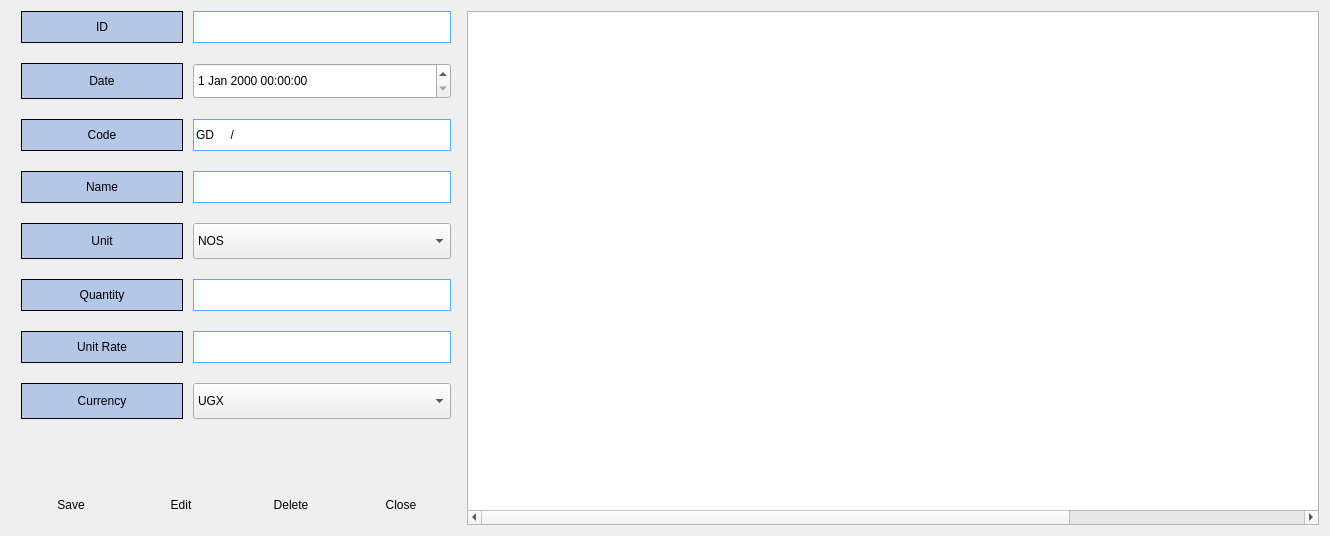
         <widget class="QWidget" name="AccessoriesPage">
          <property name="focusPolicy">
           <enum>Qt::ClickFocus</enum>
          </property>
          <property name="autoFillBackground">
           <bool>false</bool>
          </property>
          <property name="styleSheet">
           <string notr="true">QPushButton

{
	color: rgb(0, 0, 0);
	font: bold 16pt &quot;Calibri&quot;;
	min-width: 100px;
	min-height: 40px;
	border-radius: 4px;
	background-color: qlineargradient(x1: 0, y1: 0, x2: 0, y2: 1,
                                      stop: 0 #f6f7fa, stop: 1 #dadbde);
}

QPushButton::pressed {
   background-color: qlineargradient(spread:pad, x1:0.5, y1:0, x2:0.506, y2:1, stop:0 rgba(180, 199, 231, 255), stop:1 rgba(255, 255, 255, 255));
}
QPushButton::hover {
	background-color: qlineargradient(spread:pad, x1:0.5, y1:0, x2:0.506, y2:1, stop:0 rgba(180, 199, 231, 255), stop:1 rgba(255, 255, 255, 255));

}

QPushButton::focus {
	border: 1px solid rgb(0, 85, 255);


}

QLabel
{
	background-color: rgb(180, 199, 231);
	min-width: 160px;
min-height:30px;
	color: rgb(0, 0, 0);
	font: bold 16pt &quot;Calibri&quot;;
	border: 1px solid black;
}

QLineEdit
{


min-height:30px;
	color: rgb(0, 0, 0);
	font: bold 14pt &quot;Calibri&quot;;
border: 1px solid rgb(85, 170, 255);
}

QLineEdit::focus {
	border: 1px solid rgb(0, 85, 255);

}


QTableWidget
{
color: rgb(0, 0, 0);
min-width:850px;
	font: bold 14pt &quot;Calibri&quot;;
	alternate-background-color: rgb(180, 199, 231);
}

QTableWidget::focus
{
	border: 1px solid rgb(0, 85, 255);
}

QHeaderView::section
{
	background-color: rgb(62, 87, 160);
color: white;
font: bold 16pt &quot;Calibri&quot;;

}


QDateTimeEdit
{
color: rgb(0, 0, 0);

min-height:30px;
	font: bold 14pt &quot;Calibri&quot;;

}
QComboBox
{
color: rgb(0, 0, 0);

min-height:30px;
	font: bold 14pt &quot;Calibri&quot;;


}


</string>
          </property>
          <layout class="QGridLayout" name="gridLayout_3">
           <item row="0" column="0">
            <layout class="QFormLayout" name="formLayout_4">
             <property name="fieldGrowthPolicy">
              <enum>QFormLayout::AllNonFixedFieldsGrow</enum>
             </property>
             <property name="horizontalSpacing">
              <number>10</number>
             </property>
             <property name="verticalSpacing">
              <number>20</number>
             </property>
             <property name="leftMargin">
              <number>10</number>
             </property>
             <property name="topMargin">
              <number>0</number>
             </property>
             <property name="rightMargin">
              <number>10</number>
             </property>
             <property name="bottomMargin">
              <number>10</number>
             </property>
             <item row="0" column="0">
              <widget class="QLabel" name="label_22">
               <property name="text">
                <string>ID</string>
               </property>
               <property name="alignment">
                <set>Qt::AlignCenter</set>
               </property>
              </widget>
             </item>
             <item row="0" column="1">
              <widget class="QLineEdit" name="AccessoryIDENT">
               <property name="focusPolicy">
                <enum>Qt::StrongFocus</enum>
               </property>
               <property name="text">
                <string/>
               </property>
               <property name="readOnly">
                <bool>true</bool>
               </property>
               <property name="clearButtonEnabled">
                <bool>false</bool>
               </property>
              </widget>
             </item>
             <item row="1" column="0">
              <widget class="QLabel" name="label_23">
               <property name="text">
                <string>Date</string>
               </property>
               <property name="alignment">
                <set>Qt::AlignCenter</set>
               </property>
              </widget>
             </item>
             <item row="1" column="1">
              <widget class="QDateTimeEdit" name="AccessoryDatetime">
               <property name="focusPolicy">
                <enum>Qt::StrongFocus</enum>
               </property>
               <property name="showGroupSeparator" stdset="0">
                <bool>false</bool>
               </property>
              </widget>
             </item>
             <item row="3" column="0">
              <widget class="QLabel" name="label_25">
               <property name="text">
                <string>Name</string>
               </property>
               <property name="alignment">
                <set>Qt::AlignCenter</set>
               </property>
              </widget>
             </item>
             <item row="3" column="1">
              <widget class="QLineEdit" name="AccessoryNameENT"/>
             </item>
             <item row="4" column="0">
              <widget class="QLabel" name="label_26">
               <property name="text">
                <string>Unit</string>
               </property>
               <property name="alignment">
                <set>Qt::AlignCenter</set>
               </property>
              </widget>
             </item>
             <item row="4" column="1">
              <widget class="QComboBox" name="AccessoryUnitCB">
               <item>
                <property name="text">
                 <string>NOS</string>
                </property>
               </item>
               <item>
                <property name="text">
                 <string>PKT</string>
                </property>
               </item>
               <item>
                <property name="text">
                 <string>ROLL</string>
                </property>
               </item>
               <item>
                <property name="text">
                 <string>PAIR</string>
                </property>
               </item>
               <item>
                <property name="text">
                 <string>SET</string>
                </property>
               </item>
               <item>
                <property name="text">
                 <string>MTR</string>
                </property>
               </item>
               <item>
                <property name="text">
                 <string>SQM</string>
                </property>
               </item>
               <item>
                <property name="text">
                 <string>KG</string>
                </property>
               </item>
              </widget>
             </item>
             <item row="5" column="0">
              <widget class="QLabel" name="label_27">
               <property name="text">
                <string>Quantity</string>
               </property>
               <property name="alignment">
                <set>Qt::AlignCenter</set>
               </property>
              </widget>
             </item>
             <item row="5" column="1">
              <widget class="QLineEdit" name="AccessoryQtyENT">
               <property name="inputMask">
                <string/>
               </property>
              </widget>
             </item>
             <item row="6" column="0">
              <widget class="QLabel" name="label_28">
               <property name="text">
                <string>Unit Rate</string>
               </property>
               <property name="alignment">
                <set>Qt::AlignCenter</set>
               </property>
              </widget>
             </item>
             <item row="6" column="1">
              <widget class="QLineEdit" name="AccessoryRateENT">
               <property name="inputMask">
                <string/>
               </property>
               <property name="placeholderText">
                <string/>
               </property>
              </widget>
             </item>
             <item row="7" column="0">
              <widget class="QLabel" name="label_24">
               <property name="text">
                <string>Currency</string>
               </property>
               <property name="alignment">
                <set>Qt::AlignCenter</set>
               </property>
              </widget>
             </item>
             <item row="7" column="1">
              <widget class="QComboBox" name="AccessoryCurrencyCB">
               <property name="frame">
                <bool>true</bool>
               </property>
               <item>
                <property name="text">
                 <string>UGX</string>
                </property>
               </item>
               <item>
                <property name="text">
                 <string>USD</string>
                </property>
               </item>
              </widget>
             </item>
             <item row="2" column="0">
              <widget class="QLabel" name="label_42">
               <property name="text">
                <string>Code</string>
               </property>
               <property name="alignment">
                <set>Qt::AlignCenter</set>
               </property>
              </widget>
             </item>
             <item row="2" column="1">
              <widget class="QLineEdit" name="AccessoryCodeENT">
               <property name="inputMask">
                <string>G\D 9999/a</string>
               </property>
              </widget>
             </item>
            </layout>
           </item>
           <item row="1" column="0">
            <spacer name="verticalSpacer_7">
             <property name="orientation">
              <enum>Qt::Vertical</enum>
             </property>
             <property name="sizeHint" stdset="0">
              <size>
               <width>20</width>
               <height>40</height>
              </size>
             </property>
            </spacer>
           </item>
           <item row="2" column="0">
            <layout class="QHBoxLayout" name="horizontalLayout_6">
             <property name="spacing">
              <number>10</number>
             </property>
             <property name="leftMargin">
              <number>10</number>
             </property>
             <property name="topMargin">
              <number>10</number>
             </property>
             <property name="rightMargin">
              <number>10</number>
             </property>
             <property name="bottomMargin">
              <number>0</number>
             </property>
             <item>
              <widget class="QPushButton" name="AccessorySavePBT">
               <property name="minimumSize">
                <size>
                 <width>100</width>
                 <height>40</height>
                </size>
               </property>
               <property name="focusPolicy">
                <enum>Qt::StrongFocus</enum>
               </property>
               <property name="text">
                <string>Save</string>
               </property>
               <property name="checkable">
                <bool>false</bool>
               </property>
               <property name="default">
                <bool>false</bool>
               </property>
               <property name="flat">
                <bool>false</bool>
               </property>
              </widget>
             </item>
             <item>
              <widget class="QPushButton" name="AccessoryEditPBT">
               <property name="minimumSize">
                <size>
                 <width>100</width>
                 <height>40</height>
                </size>
               </property>
               <property name="focusPolicy">
                <enum>Qt::StrongFocus</enum>
               </property>
               <property name="text">
                <string>Edit</string>
               </property>
              </widget>
             </item>
             <item>
              <widget class="QPushButton" name="AccessoryDeletePBT">
               <property name="minimumSize">
                <size>
                 <width>100</width>
                 <height>40</height>
                </size>
               </property>
               <property name="focusPolicy">
                <enum>Qt::StrongFocus</enum>
               </property>
               <property name="text">
                <string>Delete</string>
               </property>
              </widget>
             </item>
             <item>
              <widget class="QPushButton" name="AccessoryClosePBT">
               <property name="minimumSize">
                <size>
                 <width>100</width>
                 <height>40</height>
                </size>
               </property>
               <property name="focusPolicy">
                <enum>Qt::StrongFocus</enum>
               </property>
               <property name="text">
                <string>Close</string>
               </property>
              </widget>
             </item>
            </layout>
           </item>
           <item row="0" column="1" rowspan="3">
            <layout class="QVBoxLayout" name="verticalLayout_11">
             <item>
              <widget class="QTableWidget" name="AccessoryTable">
               <property name="enabled">
                <bool>true</bool>
               </property>
               <property name="focusPolicy">
                <enum>Qt::ClickFocus</enum>
               </property>
               <property name="layoutDirection">
                <enum>Qt::LeftToRight</enum>
               </property>
               <property name="autoFillBackground">
                <bool>true</bool>
               </property>
               <property name="frameShape">
                <enum>QFrame::StyledPanel</enum>
               </property>
               <property name="frameShadow">
                <enum>QFrame::Plain</enum>
               </property>
               <property name="lineWidth">
                <number>1</number>
               </property>
               <property name="sizeAdjustPolicy">
                <enum>QAbstractScrollArea::AdjustIgnored</enum>
               </property>
               <property name="editTriggers">
                <set>QAbstractItemView::NoEditTriggers</set>
               </property>
               <property name="alternatingRowColors">
                <bool>true</bool>
               </property>
               <property name="selectionMode">
                <enum>QAbstractItemView::SingleSelection</enum>
               </property>
               <property name="selectionBehavior">
                <enum>QAbstractItemView::SelectRows</enum>
               </property>
               <property name="textElideMode">
                <enum>Qt::ElideRight</enum>
               </property>
               <property name="showGrid">
                <bool>true</bool>
               </property>
               <property name="sortingEnabled">
                <bool>false</bool>
               </property>
               <property name="wordWrap">
                <bool>true</bool>
               </property>
               <property name="cornerButtonEnabled">
                <bool>true</bool>
               </property>
               <attribute name="horizontalHeaderVisible">
                <bool>false</bool>
               </attribute>
               <attribute name="horizontalHeaderCascadingSectionResizes">
                <bool>true</bool>
               </attribute>
               <attribute name="horizontalHeaderDefaultSectionSize">
                <number>150</number>
               </attribute>
               <attribute name="horizontalHeaderHighlightSections">
                <bool>false</bool>
               </attribute>
               <attribute name="horizontalHeaderStretchLastSection">
                <bool>false</bool>
               </attribute>
               <attribute name="verticalHeaderVisible">
                <bool>false</bool>
               </attribute>
               <attribute name="verticalHeaderHighlightSections">
                <bool>true</bool>
               </attribute>
               <column>
                <property name="text">
                 <string>ID</string>
                </property>
                <property name="font">
                 <font>
                  <family>Calibri</family>
                  <pointsize>18</pointsize>
                  <weight>75</weight>
                  <bold>true</bold>
                 </font>
                </property>
                <property name="textAlignment">
                 <set>AlignCenter</set>
                </property>
               </column>
               <column>
                <property name="text">
                 <string>Code</string>
                </property>
               </column>
               <column>
                <property name="text">
                 <string>Name</string>
                </property>
                <property name="font">
                 <font>
                  <family>Calibri</family>
                  <pointsize>18</pointsize>
                  <weight>75</weight>
                  <bold>true</bold>
                 </font>
                </property>
                <property name="textAlignment">
                 <set>AlignCenter</set>
                </property>
               </column>
               <column>
                <property name="text">
                 <string>Unit</string>
                </property>
                <property name="font">
                 <font>
                  <family>Calibri</family>
                  <pointsize>18</pointsize>
                  <weight>75</weight>
                  <bold>true</bold>
                 </font>
                </property>
                <property name="textAlignment">
                 <set>AlignCenter</set>
                </property>
               </column>
               <column>
                <property name="text">
                 <string>Qty</string>
                </property>
                <property name="font">
                 <font>
                  <family>Calibri</family>
                  <pointsize>18</pointsize>
                  <weight>75</weight>
                  <bold>true</bold>
                 </font>
                </property>
                <property name="textAlignment">
                 <set>AlignCenter</set>
                </property>
               </column>
               <column>
                <property name="text">
                 <string>Rate</string>
                </property>
                <property name="font">
                 <font>
                  <family>Calibri</family>
                  <pointsize>18</pointsize>
                  <weight>75</weight>
                  <bold>true</bold>
                 </font>
                </property>
                <property name="textAlignment">
                 <set>AlignCenter</set>
                </property>
               </column>
               <column>
                <property name="text">
                 <string>Currency</string>
                </property>
                <property name="font">
                 <font>
                  <family>Calibri</family>
                  <pointsize>16</pointsize>
                  <weight>75</weight>
                  <bold>true</bold>
                 </font>
                </property>
                <property name="textAlignment">
                 <set>AlignCenter</set>
                </property>
               </column>
              </widget>
             </item>
            </layout>
           </item>
          </layout>
         </widget>
